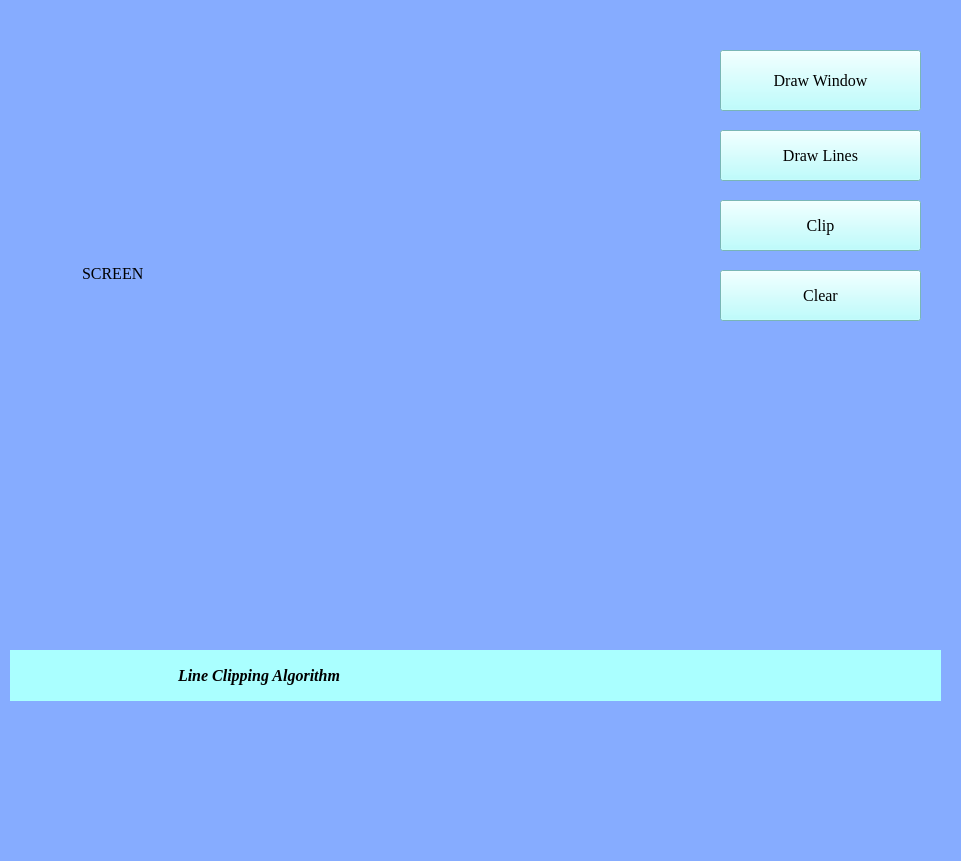
<?xml version="1.0" encoding="UTF-8"?>
<ui version="4.0">
 <class>MainWindow</class>
 <widget class="QMainWindow" name="MainWindow">
  <property name="geometry">
   <rect>
    <x>0</x>
    <y>0</y>
    <width>961</width>
    <height>861</height>
   </rect>
  </property>
  <property name="windowTitle">
   <string>MainWindow</string>
  </property>
  <property name="styleSheet">
   <string notr="true">background-color: rgb(134, 172, 255);</string>
  </property>
  <widget class="QWidget" name="centralwidget">
   <widget class="QLabel" name="label">
    <property name="geometry">
     <rect>
      <x>26</x>
      <y>3</y>
      <width>511</width>
      <height>541</height>
     </rect>
    </property>
    <property name="font">
     <font>
      <family>Times New Roman</family>
      <pointsize>12</pointsize>
     </font>
    </property>
    <property name="text">
     <string>              SCREEN</string>
    </property>
   </widget>
   <widget class="QPushButton" name="pushButton">
    <property name="geometry">
     <rect>
      <x>720</x>
      <y>50</y>
      <width>201</width>
      <height>61</height>
     </rect>
    </property>
    <property name="font">
     <font>
      <family>Times New Roman</family>
      <pointsize>12</pointsize>
     </font>
    </property>
    <property name="styleSheet">
     <string notr="true">background-color: rgb(170, 255, 255);</string>
    </property>
    <property name="text">
     <string>Draw Window</string>
    </property>
   </widget>
   <widget class="QPushButton" name="pushButton_2">
    <property name="geometry">
     <rect>
      <x>720</x>
      <y>130</y>
      <width>201</width>
      <height>51</height>
     </rect>
    </property>
    <property name="font">
     <font>
      <family>Times New Roman</family>
      <pointsize>12</pointsize>
     </font>
    </property>
    <property name="styleSheet">
     <string notr="true">background-color: rgb(170, 255, 255);</string>
    </property>
    <property name="text">
     <string>Draw Lines</string>
    </property>
   </widget>
   <widget class="QPushButton" name="pushButton_3">
    <property name="geometry">
     <rect>
      <x>720</x>
      <y>200</y>
      <width>201</width>
      <height>51</height>
     </rect>
    </property>
    <property name="font">
     <font>
      <family>Times New Roman</family>
      <pointsize>12</pointsize>
     </font>
    </property>
    <property name="styleSheet">
     <string notr="true">background-color: rgb(170, 255, 255);</string>
    </property>
    <property name="text">
     <string>Clip</string>
    </property>
   </widget>
   <widget class="QLabel" name="label_2">
    <property name="geometry">
     <rect>
      <x>10</x>
      <y>650</y>
      <width>931</width>
      <height>51</height>
     </rect>
    </property>
    <property name="font">
     <font>
      <family>Times New Roman</family>
      <pointsize>12</pointsize>
      <weight>75</weight>
      <italic>true</italic>
      <bold>true</bold>
      <underline>false</underline>
     </font>
    </property>
    <property name="styleSheet">
     <string notr="true">background-color: rgb(170, 255, 255);</string>
    </property>
    <property name="text">
     <string>                                          Line Clipping Algorithm</string>
    </property>
   </widget>
   <widget class="QPushButton" name="pushButton_4">
    <property name="geometry">
     <rect>
      <x>720</x>
      <y>270</y>
      <width>201</width>
      <height>51</height>
     </rect>
    </property>
    <property name="font">
     <font>
      <family>Times New Roman</family>
      <pointsize>12</pointsize>
     </font>
    </property>
    <property name="styleSheet">
     <string notr="true">background-color: rgb(170, 255, 255);</string>
    </property>
    <property name="text">
     <string>Clear</string>
    </property>
   </widget>
  </widget>
  <widget class="QMenuBar" name="menubar">
   <property name="geometry">
    <rect>
     <x>0</x>
     <y>0</y>
     <width>961</width>
     <height>21</height>
    </rect>
   </property>
  </widget>
  <widget class="QStatusBar" name="statusbar"/>
 </widget>
 <resources/>
 <connections/>
</ui>
